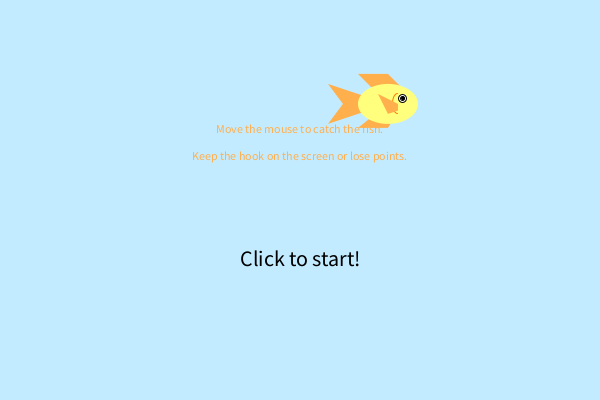
Frame 1 (no input)
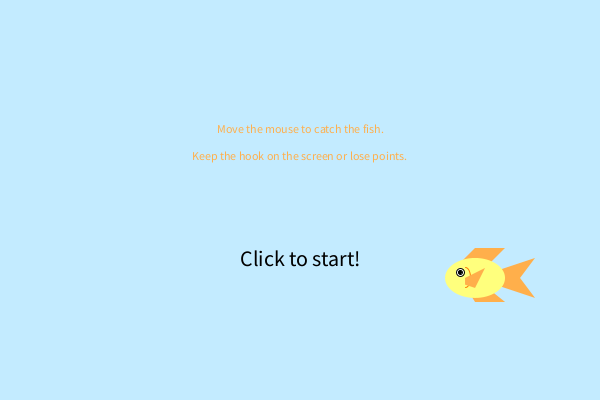
Frame 60 (the mouse pressed at the canvas centre just before this capture)
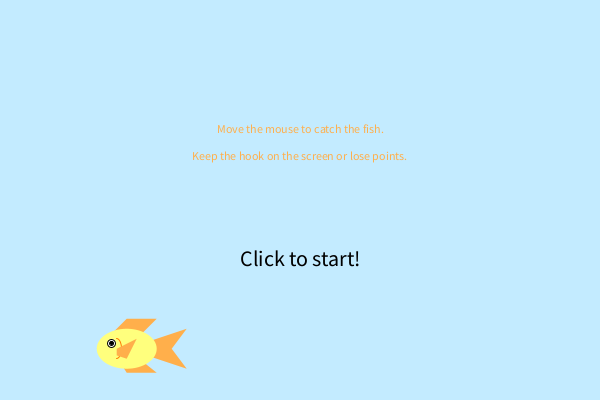
Frame 120 (the mouse held since frame 60 and released just before this capture)

The Processing sketch that drew these frames (run headless with seeded random() and noise(); from frame 60 on, the mouse is pressed at the canvas centre):

// Processing sketch: processing_76582
// ── processing_76582.pde

//Ashley Wong amwong
//Copyright Pittsburgh 2012
   
float h,k,dh,dk;
float a,b,c, u,v,s,t;
float beta, gamma;
int phase, delta, sigma,score;
   
void setup() {
  size(600,400);
  background(195,235,255);
  h=random(width);
  k=random(height);
  dh=random(2,6);
  dk=random(2,6);
  u=random(width);
  v=random(height);
  beta=width/10;
  gamma=height/10;
  phase=1;
  textAlign(CENTER);
  score=0;
}
   
void draw(){
  if(phase==1){
    showInstructions();
  }
  else if(phase==2){
    playGame();
    delta=(30-(millis()/1000)%31);
    fill(0);
    textSize(22);
    text("Seconds Left:"+ delta, width/6, height);
    text("Score:"+score, 2*width/3, height);
    if(delta<1){
      phase=3;
    }
  }
  else if(phase==3) {
      gameOver();
    }
}
   
void gameOver() {
  background(195,235,255);
  textSize(22);
  fill(0);
  text("GAME OVER", width/2, height/3);
  text("Your Final Score: " +score+ " !", width/2, 2*height/3);
}
    
void mouseClicked() {
  if (phase==1) {
    phase=2;
  } else {
    phase=1;
    score=0;
    delta=30;
  }
}
void showInstructions(){
  background(195,235,255);
  makeFish(h,k,beta,gamma);
  fishEye(h,k,beta,gamma);
  moveFish();
  textSize(12);
  fill(255,175,75);
  text("Move the mouse to catch the fish.", width/2, height/3);
  text("Keep the hook on the screen or lose points.", width/2, 2*height/5);
  textSize(22);
  fill(0);
  text("Click to start!", width/2, 2*height/3);
}
   
void playGame() {
  //noCursor();
  if((h-a)<(.75*beta)&&(h-a)>-(.75*beta)&&(k-b)<(.75*gamma)&&(k-b)>-(.75*gamma)) {
    collision();
  }
  else {
    swim();
  }
}
   
void collision() {
  background(195,235,255);//reeling in fish
  makeFish(h,k,beta,gamma);
  makeHook(a,b,c);
  deathEye(h,k,beta,gamma);
  k+=-5;
  b+=-5;
  if(k<1) { //begin again
    h=random(width);
    k=random(height);
    a=random(width)/2;
    b=random(height)/2;
    dh=random(4,8);
    dk=random(4,8);
    swim();
    score+=1;
  }
}
void deathEye(float x, float y, float z, float w) {
    if(dh<0) { //left eye
    strokeWeight(1);
    stroke(0);
    line(x-3*z/16,y-5*w/28,x-5*z/16,y-9*w/28);
    line(x-3*z/16,y-9*w/28,x-5*z/16,y-5*w/28);
  }
  if(dh>0) { //right eye
    strokeWeight(1);
    stroke(0);
    line(x+3*z/16,y-5*w/28,x+5*z/16,y-9*w/28);
    line(x+3*z/16,y-9*w/28,x+5*z/16,y-5*w/28);
    }
}
void swim() {
  background(255,205,195);
  makeFish(h,k,beta,gamma);
  fishEye(h,k,beta,gamma);
  moveFish();
  makeHook(a,b,c);
  moveHook();
}
     
     
void makeFish(float x, float y, float z, float w) {
  noStroke();
  fill(255,175,75);
  if(dh<0) { //left fins
    quad(x-z/2,y, x,y-3*w/4, x+z/2,y-3*w/4, x,y);
    quad(x-z/4,y, x,y+3*w/5, x+z/2,y+3*w/5, x,y);
    quad(x,y, x+z,y-w/2, x+3*z/4,y, x+z,y+w/2);
  }
  if(dh>0) { //right fins
    quad(x+z/2,y, x,y-3*w/4, x-z/2,y-3*w/4, x,y);
    quad(x+z/4,y, x,y+3*w/5, x-z/2,y+3*w/5, x,y);
    quad(x,y, x-z,y-w/2, x-3*z/4,y, x-z,y+w/2);
  }
  fill(255,255,125); //body
  ellipse(x,y,z,w);
  if(dh<0) { //left gill and pectoral
    strokeWeight(1);
    stroke(255,120,0);
    noFill();
    arc(x-z/6,y,z/6,w/2,3*PI/2,5*PI/2);
    noStroke();
    fill(255,175,75);
    quad(x-z/6,y, x+z/6,y-w/4, x,y+w/4, x-z/6,y+w/6);
  }
  if(dh>0) { //right gill and pectoral
    strokeWeight(1);
    stroke(255,120,0);
    noFill();
    arc(x+z/6,y,z/6,w/2,PI/2,3*PI/2);
    noStroke();
    fill(255,175,75);
    quad(x+z/6,y, x-z/6,y-w/4, x,y+w/4, x+z/6,y+w/6);
  }
}
   
void fishEye(float x, float y, float z, float w) {
    if(dh<0) { //left eye
    strokeWeight(1);
    stroke(0);
    fill(255);
    ellipse(x-z/4,y-w/7,width/75,height/50);
    fill(0);
    ellipse(x-z/4,y-w/7,width/135,height/90);
  }
  if(dh>0) { //right eye
    strokeWeight(1);
    stroke(0);
    fill(255);
    ellipse(x+z/4,y-w/7,width/75,height/50);
    fill(0);
    ellipse(x+z/4,y-w/7,width/135,height/90);
    }
}
   
void moveFish() {
  h+=dh;
  k+=dk;
  if(h>width||h<0) {
    dh=-dh;
  }
  if(k>height||k<0){
    dk=-dk;
  }
}
   
void makeHook(float d,float e, float f) {
  stroke(155); //hook
  strokeWeight(5);
  noFill();
  arc(d-f/2,e,f,f,0,7*PI/6);
  line(d,e,d,e-f);
  strokeWeight(1);
  stroke(0); //line
  line(d,e-f,d,0);
}
   
void moveHook() {
  //start moving
  a+=s;
  b+=t;
  c=width/20;
  //control hook
  if((mouseX-pmouseX)>1) {
    s=3;
  }
  if((pmouseX-mouseX)>1) {
    s=-3;
  }
   
  if((mouseY-pmouseY)>1) {
    t=3;
  }
  if((pmouseY-mouseY)>1) {
    t=-3;
  }
  //wrap
  if(a>width){
    a=0;
    a+=s;
    score=0;
  }
  if(a<1){
    a=width;
    a+=s;
    score=0;
  }
  if(b>height){
    b=0;
    b+=t;
    score=0;
  }
  if(b<1) {
    b=height;
    b+=t;
    score=0;
  }
}
